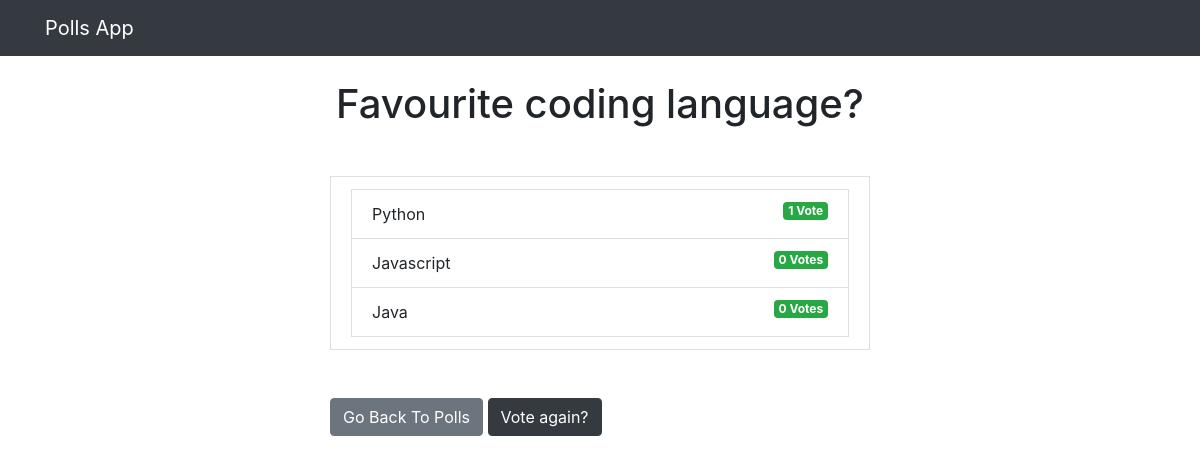
Page /polls/6/results/ on the committed database.
### polls/models.py (models this page shows, shortened)
class Question(models.Model):
    question_text = models.CharField(max_length=200)
    pub_date = models.DateTimeField('date published')

class Choice(models.Model):
    question = models.ForeignKey(Question, on_delete=models.CASCADE)
    choice_text = models.CharField(max_length=200)
    votes = models.IntegerField(default=0)

### polls/views.py (the view)
# urls.py: path('<int:question_id>/results/', views.results, name='results'),
def results(request, question_id):
    question = get_object_or_404(Question, pk=question_id)
    return render(request, 'polls/results.html',{'question': question})

### templates/polls/results.html
{% extends 'base.html' %}
{% block content %}
    <h1 class="text-center mb-5">{{ question.question_text }}</h1>
    <ul class="list-group-item mb-5">
        {% for choice in question.choice_set.all %}
            <li class="list-group-item">
                {{ choice.choice_text }} <span class="badge badge-success float-right">{{ choice.votes }} Vote{{ choice.votes | pluralize}}</span>
            </li>
        {% endfor %}
    </ul>
    <a class="btn btn-secondary" href="{% url 'polls:index' %}">Go Back To Polls</a>
    <a class="btn btn-dark" href="{% url 'polls:detail' question.id %}">Vote again?</a>
{% endblock %}

### rows in the picture
Question: question_text "Favourite coding language?"
Choice: choice_text "Python", votes "1"
Choice: choice_text "Javascript", votes "0", votes|pluralize "s"
Choice: choice_text "Java", votes "0", votes|pluralize "s"
